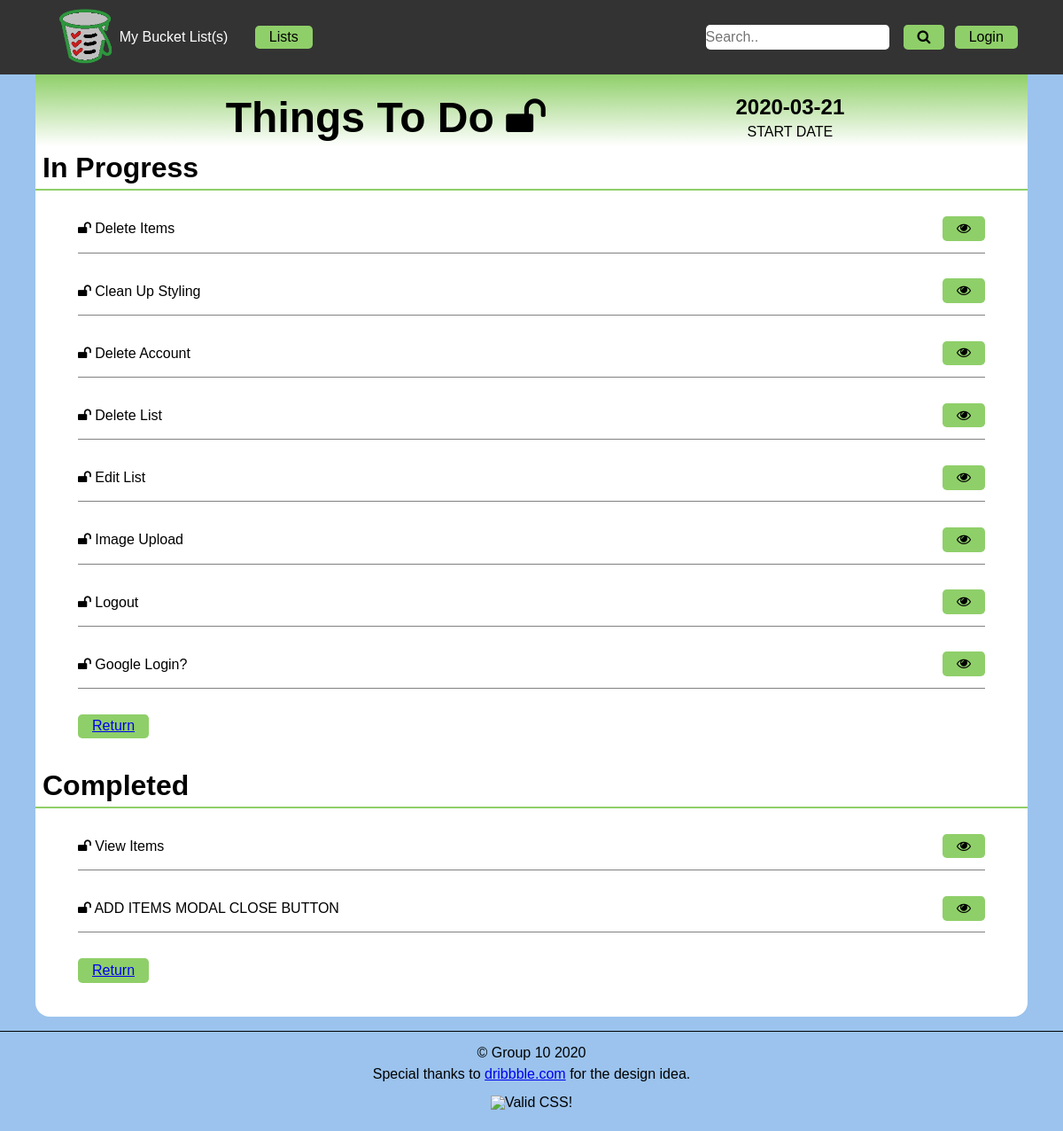
The app's page /view_list.php?list=3, older data.
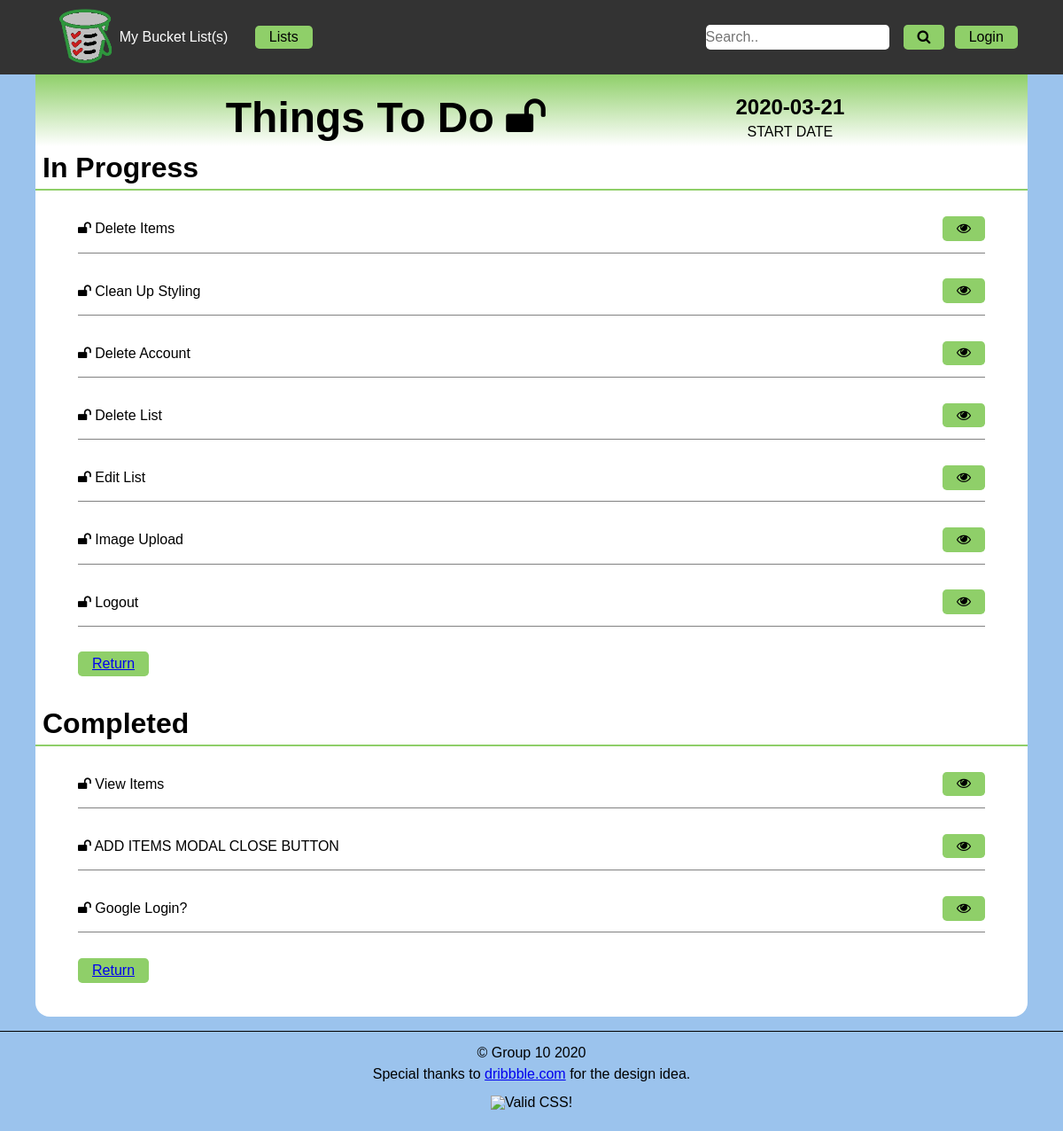
The same page, newer data.
### tables this page shows
CREATE TABLE IF NOT EXISTS `g10_lists` (
  `id` int(11) NOT NULL AUTO_INCREMENT,
  `fk_userid` int(11) NOT NULL,
  `listname` varchar(50) NOT NULL,
  `start` date NOT NULL,
  `end` date DEFAULT NULL,
  `private` tinyint(1) NOT NULL DEFAULT '1',
  PRIMARY KEY (`id`),
  KEY `g10_userid_2_fkuserid` (`fk_userid`)
);

CREATE TABLE IF NOT EXISTS `g10_listitems` (
  `id` int(11) NOT NULL AUTO_INCREMENT,
  `fk_listid` int(11) NOT NULL,
  `name` varchar(50) NOT NULL,
  `description` varchar(280) DEFAULT NULL,
  `picpath` varchar(255) DEFAULT NULL,
  `completion` date DEFAULT NULL,
  `private` tinyint(1) NOT NULL DEFAULT '1',
  PRIMARY KEY (`id`),
  KEY `g10_listid_2_fklistid` (`fk_listid`)
);

### view_list.php (the view, shortened to what this page needs)
<?php
    $listid = $_GET['list'];
    $pdo = connectDB();
    $query = "SELECT * FROM `g10_lists` WHERE id = ?";
    $stmt = $pdo->prepare($query);
    $stmt->execute([$listid]);
    $list = $stmt->fetch();
    $query =  "SELECT id, name, completion, private FROM `g10_listitems` WHERE fk_listid = ?";
    $stmt = $pdo->prepare($query);
    $stmt->execute([$listid]);
    $listitems = $stmt->fetchAll();
?>
<!DOCTYPE html>
<html lang="en">
    <head>
        <?php
            include "includes/meta.php";
        ?>
    </head>
    <body>
        <header>
            <?php include 'includes/nav.php' ?>
        </header>
        <main>
            <header>
                <h1>
                    <?= $list['listname'] ?>
                    <?php if($list['private'] == 1):?>
                        <span><i class="fa fa-lock"></i></span>
                    <?php else: ?>
                        <span><i class="fa fa-unlock"></i></span>
                    <?php endif ?>
                </h1>
                <div>
                    <span><?= $list['start'] ?></span>
                    <p>START DATE</p>
                </div>
            </header>
            <h2>In Progress</h2>
            <ul>
                <?php foreach($listitems as $row): ?>
                    <?php if(($row['private'] == 1 && $list['fk_userid'] != $_SESSION['id'])||$row['completion'] != null)
                            continue;
                    ?>
                    <li>
                        <?php if ($row['private'] == 1):?>
                                <span><i class="fa fa-lock"></i> <?= $row['name']?></span>
                        <?php else: ?>
                            <span><i class="fa fa-unlock"></i> <?= $row['name']?></span>
                        <?php endif ?>
                        <div>
                            <button class="viewbutton" value="<?= $row['id']?>"><i class="fa fa-eye"></i></button>
                        </div>
                    </li>
                <?php endforeach ?>
                <li>
                    <button type="button" name="Return" ><a href="display_list.php">Return</a></button>
                </li>
            </ul>
            <h2>Completed</h2>
            <ul>
                <?php foreach($listitems as $row): ?>
                    <?php if(($row['private'] == 1 && $list['fk_userid'] != $_SESSION['id']) || $row['completion'] == null)
                            continue;
                    ?>
                    <li>
                        <?php if ($row['private'] == 1):?>
                                <span><i class="fa fa-lock"></i> <?= $row['name']?></span>
                        <?php else: ?>
                            <span><i class="fa fa-unlock"></i> <?= $row['name']?></span>
                        <?php endif ?>
                        <div>
                            <button class="viewbutton" value="<?= $row['id']?>"><i class="fa fa-eye"></i></button>
                        </div>
                    </li>
                <?php endforeach ?>
                <li>
                    <button type="button" name="Return" ><a href="display_list.php">Return</a></button>
                </li>
            </ul>
        </main>
        <?php include 'includes/footer.php' ?>
    </body>
</html>

### includes/meta.php (shortened to what this page needs)
<link type="text/css" rel="stylesheet" href="css/reset.css" />
<link type="text/css" rel="stylesheet" href="css/default.css" />
<link rel="stylesheet" href="https://cdnjs.cloudflare.com/ajax/libs/font-awesome/4.7.0/css/font-awesome.min.css">

### includes/nav.php (shortened to what this page needs)
<nav>
  <ul>
    <li>
      <a href="index.php"><div class="logo">
        <figure>
          <img src="img/bucket.png" alt="Bucket List Logo" height=75 />
        </figure>
        <span>My Bucket List(s)</span>
      </div></a>
    </li>
    <li class="dropdown">Lists
    </li>
    <li>
        <form action="searchresults.php" id="search-container">
          <input type="text" placeholder="Search.." name="search" maxlength="20">
          <button id="search-btn" type="submit"><i class="fa fa-search"></i></button>
        </form>
    </li>
    <?php if(isset($_SESSION['user'])): ?>
      <li class="dropdown"><?= $_SESSION['user'] ?>
          <ul class="dropdown-content">
            <li><a id="signOut" href="~logout.php">Sign Out</a></li>
            <li><a href="accounts.php">Edit Account</a></li>
          </ul>
        </li>
    <?php else: ?>
      <li>
        <a href = "login.php">Login</a>
      </li>
    <?php endif; ?>
  </ul>
</nav>

### includes/footer.php
<footer>
  <div>&copy; Group 10 2020</div>
  <p><em>Special thanks to <a href="https://dribbble.com/tags/resume">dribbble.com</a>
      for the design idea.</em></p>
  <p>
    <img src="http://jigsaw.w3.org/css-validator/images/vcss-blue" alt="Valid CSS!" />
  </p>
</footer>

### css/default.css (style rules this page uses)
:root { --link-color: #8fcf69; --linkhover-color: #818181; --text-color: #000; }
body { background-color: #9bc3ed; color: var(--text-color); font-family: Verdana, Helvetica, sans-serif; font-size: 16px; margin: auto; }
main { background-color: #FFF; border-bottom-right-radius: 1rem; border-bottom-left-radius: 1rem; max-width: 70rem; font-size: 1em; padding: 0 0 0.6em 0; margin: auto; }
header { text-align: center; background: linear-gradient(var(--link-color), transparent); }
main header { align-items: flex-end; display: flex; flex-direction: row; justify-content: space-evenly; padding: 1em 0 0 0; }
footer { text-align: center; border-top: 1px solid #000; padding: 1em 0; margin-top: 1em; }
p,h1,h2,h3,h4,h5 { padding: 0.5rem; }
h1 { font-size: 3em; font-weight: bold; }
h2 { font-size: 2em; font-weight: bold; border-bottom: 2px solid var(--link-color); }
form { border: 0.1em solid #818181; border-radius: 0.3em; box-shadow: 0.1em 0.1em #000; margin: 1em auto; padding: 1em; width: 75%; }
button, nav a, .dropdown, #login a { padding: 0.3rem 1rem; color: var(--text-color); margin: 0.5rem auto; background-color: var(--link-color); font-size: 1rem; border: none; cursor: pointer; border-radius: 0.3rem; }
input { padding: 0.3rem; border-radius: 0.3rem; font-size: 1rem; margin: 0.5rem 1rem; }
nav { background-color: #333; }
nav > ul { max-width: 70rem; display: flex; align-items: center; color: #FFF; margin: 0 auto; }
nav li, nav form { display: flex; }
#search-container { border: none; box-shadow: none; padding: 0; margin: 0; }
nav > ul > li:nth-last-child(2) { margin-left: auto; }
nav a, .dropdown, #login a { text-decoration: none; margin: 0.2rem 0.7rem; }
a[href^="index"] { padding: 0 0.5em; background-color: inherit; color: inherit; }
input[name$="search"] { border: none; padding: 0; }
.dropdown { outline: none; position: relative; display: flex; flex-direction: column; }
main header div:nth-child(-n+3) span { font-size: 1.5em; font-weight: bold; }
main header~ul li, .lists>ul li { align-content: center; border-bottom: 0.1em solid #818181; display: flex; margin: 1em 3em; padding: 0.3em 0; }
main header~ul li span { align-self: center; }
main header~ul li div { margin-left: auto; }
main header~ul li:last-of-type, .lists>ul li:last-of-type { border: none; display:block; justify-self: flex-start; }
.logo { display: flex; align-items: center; justify-content: center; }

Row changes from the older to the newer data that the page shows:
changed g10_listitems "Google Login?": moves from the list under "In Progress" to the list under "Completed"
